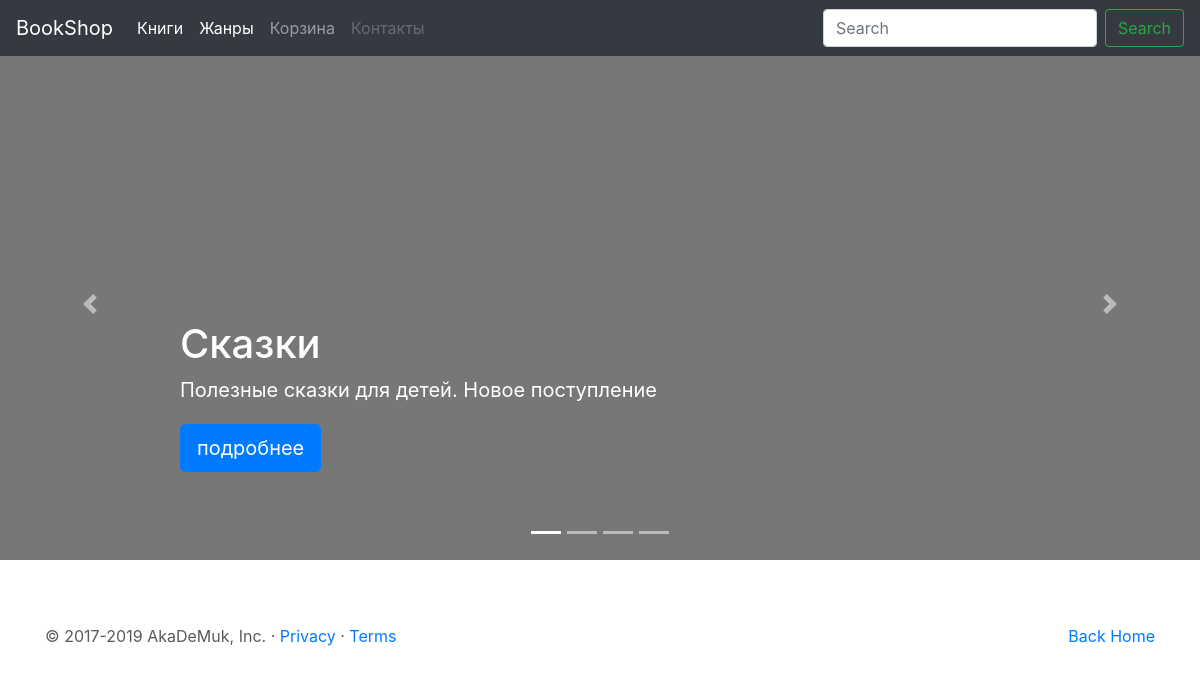
The app's page /, older data.
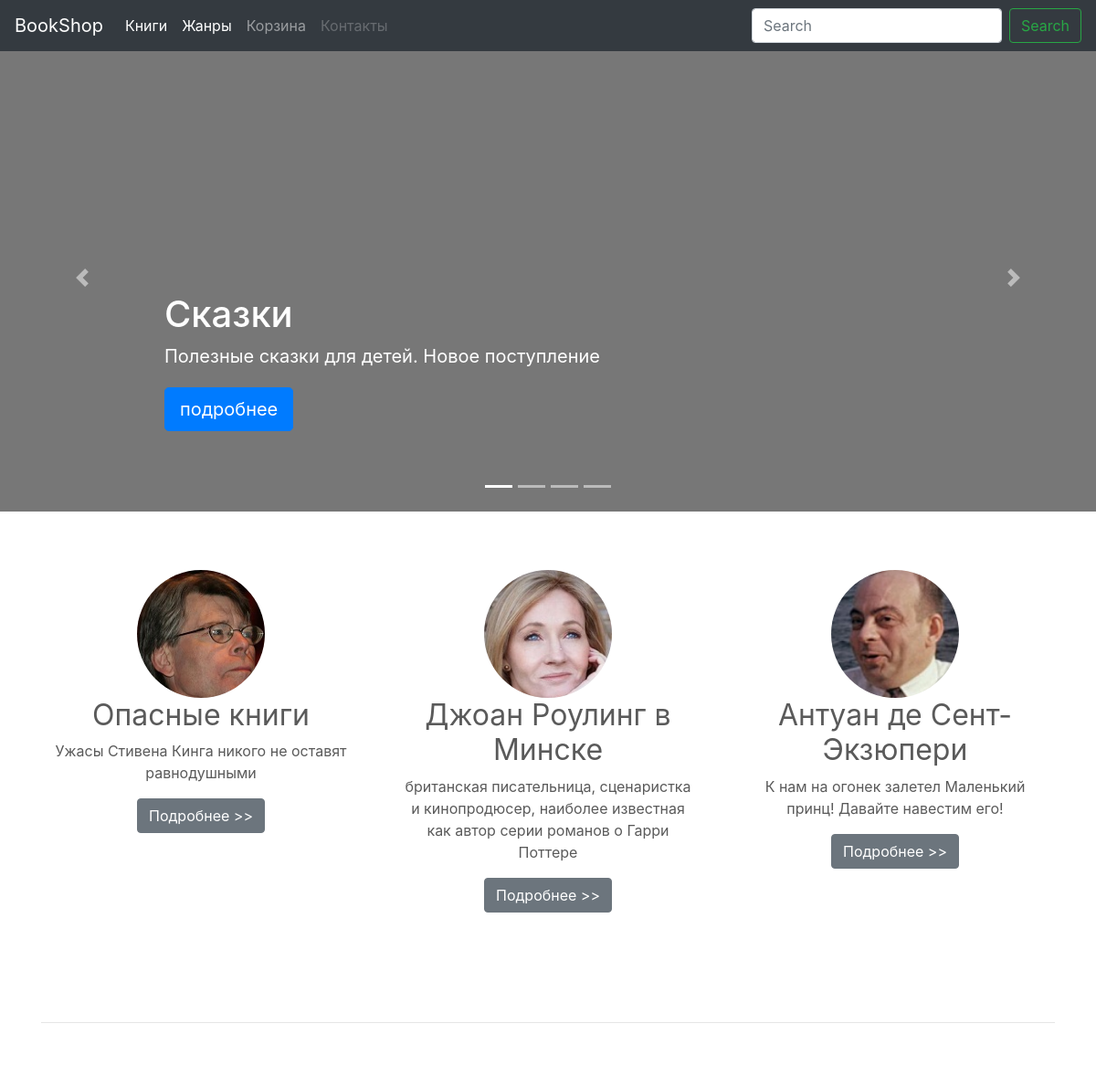
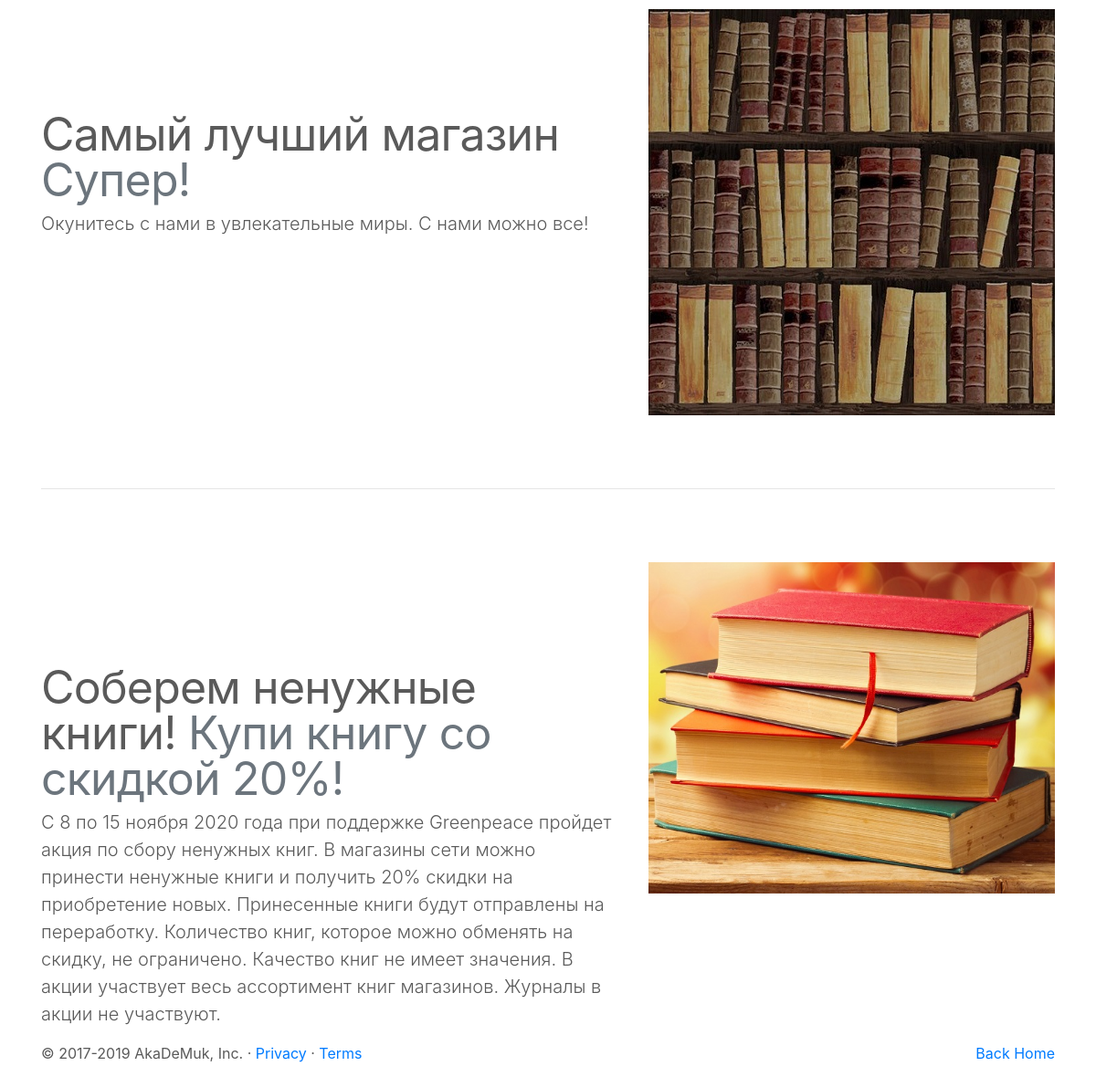
The same page, newer data (2 pictures, top to bottom).
### main/models.py (models this page shows, shortened)
class Carousel(models.Model):
    name=models.CharField(max_length=50, verbose_name="Название слайда")
    text=models.TextField (blank=True, null=True, verbose_name="Текст для отображения")
    image=models.ImageField(upload_to='carousel/', blank=True, null=True, verbose_name="картинка карусели")
    link = models.CharField(max_length=100, verbose_name="Ссылка перехода" )
    button = models.CharField(max_length=50, verbose_name="Название перехода", blank=True, null=True, default = 'Подробнее >>')

class Marketing(models.Model):
    name=models.CharField(max_length=50, verbose_name="Название")
    text=models.TextField (verbose_name="Текст для отображения")
    image=models.ImageField(upload_to='marketing/', verbose_name="Изображение")
    link = models.CharField(max_length=100, verbose_name="Ссылка перехода")
    button = models.CharField(max_length=50, verbose_name="Название перехода", blank=True, null=True, default = 'Подробнее >>')

class Feature(models.Model):
    name=models.CharField(max_length=50, verbose_name="Название")
    text_muted=models.CharField(max_length=100, verbose_name="Второй текст")
    text=models.TextField (verbose_name="Текст для отображения")
    image=models.ImageField(upload_to='features/', verbose_name="Изображение")
    link = models.CharField(max_length=100, verbose_name="Ссылка перехода")

### main/views.py (the view)
# urls.py: path('', views.ViewMain.as_view(), name="main"),
class ViewMain(ListView):
    template_name = 'main.html'
    model=Carousel
    def get_context_data(self, **kwargs):
        context = super(ViewMain, self).get_context_data(**kwargs)
        context.update({
            'marketing_list': Marketing.objects.all(),
            'features_list': Feature.objects.all(),
        })
        return context

### main/templates/main.html (shortened to what this page needs)
{% extends 'base.html' %}
{% block content %}
    <div id="myCarousel" class="carousel slide" data-ride="carousel">
        <ol class="carousel-indicators">
            {% for obj in object_list %}
                {% if  forloop.first%}
                    <li data-target="#myCarousel" data-slide-to="{{forloop.count}}" class="active"></li>
                {% else %}
                    <li data-target="#myCarousel" data-slide-to="{{forloop.count}}"></li>
                {% endif %}
            {% endfor %}
        </ol>
        <div class="carousel-inner">
            {% for obj in object_list %}
                {% if  forloop.first%}
                    <div class="carousel-item active">
                {% else %}
                    <div class="carousel-item">
                {% endif %}
                        {% if obj.image %}
                            <a href="{{obj.link}}"><img class="bd-placeholder-img" width="100%" height="100%" src="{{obj.image.url}}" max-height="80%"></a>
                        {% else %}
                            <svg class="bd-placeholder-img" width="100%" height="100%" xmlns="http://www.w3.org/2000/svg" preserveAspectRatio="xMidYMid slice" focusable="false" role="img"><rect width="100%" height="100%" fill="#777"/></svg>
                        {% endif %}
                        <div class="container">
                            <div class="carousel-caption text-left">
                                <h1>{{obj.name}}</h1>
                                <p>{{obj.text}}</p>
                                <p><a class="btn btn-lg btn-primary" href="{{obj.link}}" role="button">{{obj.button}}</a></p>
                            </div>
                        </div>
                    </div>
            {% endfor %}
        </div>
        <a class="carousel-control-prev" href="#myCarousel" role="button" data-slide="prev">
            <span class="carousel-control-prev-icon" aria-hidden="true"></span>
        </a>
        <a class="carousel-control-next" href="#myCarousel" role="button" data-slide="next">
            <span class="carousel-control-next-icon" aria-hidden="true"></span>
        </a>
    </div>
  <div class="container marketing">
    <div class="row">
        {% for  market in marketing_list  %}
            <div class="col-lg-4">
                <img src="{{market.image.url}}" class="bd-placeholder-img rounded-circle" width="140" height="140">
                <h2>{{market.name}}</h2>
                <p>{{market.text}}</p>
                <p><a class="btn btn-secondary" href="{{market.link}}" role="button">{{market.button}}</a></p>
            </div>
        {% endfor %}
    </div>
    {% for feature in  features_list%}
        <hr class="featurette-divider">
        <div class="row featurette">
            <div class="col-md-7">
                <h2 class="featurette-heading">{{feature.name}} <span class="text-muted">{{feature.text_muted}}</span></h2>
                <p class="lead">{{feature.text}}</p>
            </div>
            <div class="col-md-5">
                <a href="{{feature.link}}"><img class="bd-placeholder-img bd-placeholder-img-lg featurette-image img-fluid mx-auto" width="500" height="500" src="{{feature.image.url}}"></a>
            </div>
        </div>
    {% endfor %}
  </div>
{% endblock  %}

### bookshop/templates/base.html (shortened to what this page needs)
{% load static %}
<!doctype html>
<html lang="en">
  <head>
<link rel="stylesheet" href="https://stackpath.bootstrapcdn.com/bootstrap/4.3.1/css/bootstrap.min.css">
<link rel="stylesheet" href="https://cdnjs.cloudflare.com/ajax/libs/font-awesome/5.12.0-2/css/all.min.css">
<link rel="stylesheet" href="{% static 'carousel.css' %}" type="text/css">
</head>
<body>
    {% include 'header.html' %}
    <main role="main">
        {% block  content %}{% endblock  %}
        {% include 'footer.html' %}
    </main>
      </body>
</html>

### bookshop/templates/header.html (shortened to what this page needs)
<header>
    <nav class="navbar navbar-expand-md navbar-dark fixed-top bg-dark">
        <a class="navbar-brand" href="/">BookShop </a>
        <div class="collapse navbar-collapse" id="navbarCollapse">
            {% include 'menu.html' %}
            <form class="form-inline mt-2 mt-md-0">
                <input class="form-control mr-sm-2" type="text" placeholder="Search" aria-label="Search">
                <button class="btn btn-outline-success my-2 my-sm-0" type="submit">Search</button>
            </form>
        </div>
    </nav>
</header>

### bookshop/templates/menu.html
<ul class="navbar-nav mr-auto">
    <li class="nav-item active">
        <a class="nav-link" href="{% url 'book:cards' %}">Книги</a>
    </li>
    <li class="nav-item active">
        <a class="nav-link" href="{% url 'genre:list' %}">Жанры</a>
    </li>
    <li class="nav-item">
        <a class="nav-link" href="#">Корзина</a>
    </li>
    <li class="nav-item">
        <a class="nav-link disabled" href="#">Контакты</a>
    </li>
</ul>

### bookshop/templates/footer.html
<footer class="container">
    <p class="float-right"><a href="/">Back Home</a></p>
    <p>&copy; 2017-2019 AkaDeMuk, Inc. &middot; <a href="#">Privacy</a> &middot; <a href="#">Terms</a></p>
</footer>

### static/css/carousel.css (style rules this page uses)
body { padding-top: 3rem; padding-bottom: 3rem; color: #5a5a5a; }
.carousel { margin-bottom: 4rem; }
.carousel-caption { bottom: 3rem; z-index: 10; }
.carousel-item { height: 32rem; }
.marketing .col-lg-4 { margin-bottom: 1.5rem; text-align: center; }
.marketing h2 { font-weight: 400; }
.marketing .col-lg-4 p { margin-right: .75rem; margin-left: .75rem; }
.featurette-divider { margin: 5rem 0; }
.featurette-heading { font-weight: 300; line-height: 1; letter-spacing: -.05rem; }
@media (min-width: 40em) { .carousel-caption p { margin-bottom: 1.25rem; font-size: 1.25rem; line-height: 1.4; } }
@media (min-width: 40em) { .featurette-heading { font-size: 50px; } }
@media (min-width: 62em) { .featurette-heading { margin-top: 7rem; } }

### bookshop/templates/base.html (style rules this page uses)
.bd-placeholder-img { font-size: 1.125rem; text-anchor: middle; -webkit-user-select: none; -moz-user-select: none; -ms-user-select: none; user-select: none; }
@media (min-width: 768px) { .bd-placeholder-img-lg { font-size: 3.5rem; } }

Row changes from the older to the newer data that the page shows:
added Marketing: image (picture), name "Опасные книги", text "Ужасы Стивена Кинга никого не оставят равнодушными", button "Подробнее >>"
added Marketing: image (picture), name "Джоан Роулинг в Минске", text "британская писательница, сценаристка и кинопродюсер, наиболее известная как автор серии романов о Гарри Поттере", button "Подробнее >>"
added Marketing: image (picture), name "Антуан де Сент-Экзюпери", text "К нам на огонек залетел Маленький принц! Давайте навестим его!", button "Подробнее >>"
added Feature: name "Самый лучший магазин", text_muted "Супер!", text "Окунитесь с нами в увлекательные миры. С нами можно все!", image (picture)
added Feature: name "Соберем ненужные книги!", text_muted "Купи книгу со скидкой 20%!", text "С 8 по 15 ноября 2020 года при поддержке Greenpeace пройдет акция по сбору ненужных книг. В магазины сети можно принести ненужные книги и получить 20% скидки на приобретение новых. Принесенные книги будут отправлены на переработку. Количество книг, которое можно обменять на скидку, не ограничено. Качество книг не имеет значения. В акции участвует весь ассортимент книг магазинов. Журналы в акции не участвуют.", image (picture)
